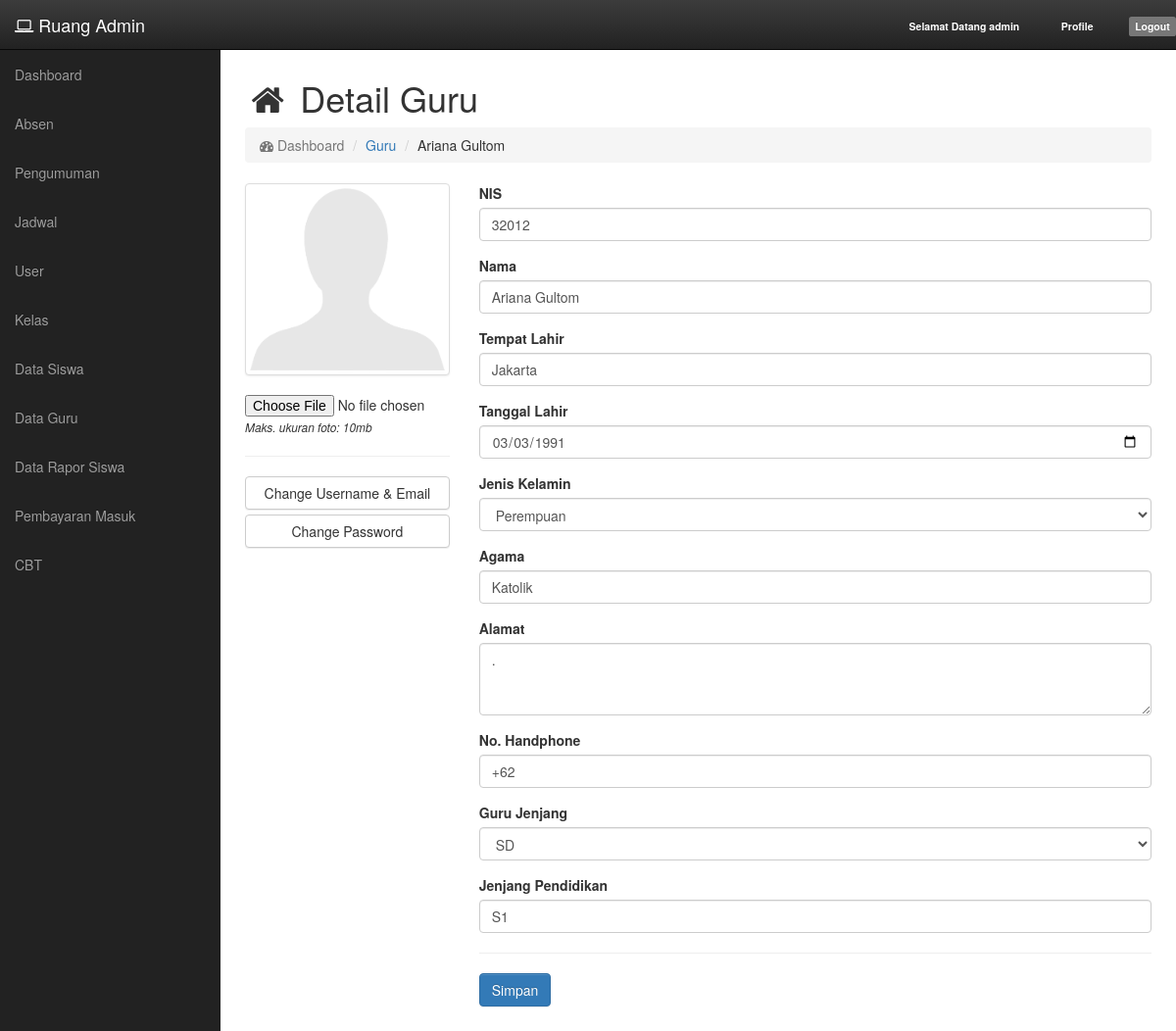
The app's page /guru/detail/1 (signed in) with its own data.
### tables this page shows
CREATE TABLE `tb_guru` (
  `guru_id` int(11) NOT NULL,
  `guru_nip` varchar(255) DEFAULT NULL,
  `guru_nama` varchar(255) DEFAULT NULL,
  `guru_tmp_lahir` varchar(255) DEFAULT NULL,
  `guru_tgl_lahir` date DEFAULT NULL,
  `guru_jenis_kelamin` int(11) DEFAULT NULL,
  `guru_agama` varchar(255) DEFAULT NULL,
  `guru_alamat` text,
  `guru_nohp` varchar(255) DEFAULT NULL,
  `guru_foto` varchar(255) DEFAULT NULL,
  `guru_jenjang` int(11) DEFAULT NULL,
  `guru_jenjang_pendidikan` varchar(128) DEFAULT NULL,
  `guru_uid` int(11) DEFAULT NULL
);

CREATE TABLE `tb_jenjang` (
  `jenjang_id` int(11) NOT NULL,
  `jenjang_nama` varchar(255) DEFAULT NULL
);

### app/core/Controller.php (called while the page is built, shortened)
<?php
class Controller {
	public function model($model) {
		return new $model;
	}
	public function view($view, $data = []) {
		require_once 'app/views/' . $view . '.php';
	}
}

### app/controllers/Guru.php (called while the page is built, shortened)
<?php
class Guru extends Controller {
	public function __construct() {
		$this->Jenjang_model = $this->model('Jenjang_model');
		$this->Guru_model = $this->model('Guru_model');
		$this->Kelas_model = $this->model('Kelas_model');
		$this->User_model = $this->model('User_model');
	}
	public function detail($id = NULL) {
		$data = [];
		$data['jenjang'] = $this->Jenjang_model->get();
		$data['kelas'] = $this->Kelas_model->get();
		if (!is_null($id)) {
			if (is_numeric($id)) {
				$data['guru'] = $this->Guru_model->get_by(['guru_id', $id]);
				$data['user'] = $this->User_model->get_by(['id', $data['guru']->guru_uid]);
			} else {
				header('Location: ' . base_url() . 'guru');
			}
		} else {
			header('Location: ' . base_url() . 'guru');
		}
		$this->view('guru/v_detail_guru', $data);
	}
}

### app/core/App.php (called while the page is built, shortened)
<?php
class App {
  protected $method = 'index';
  protected $params = [];
  public function __construct() {
    $url = $this->parseURL();
    if (file_exists('app/controllers/' . $url[0] . '.php')) {
      unset($url[0]);
    }
    $this->controller = new $this->controller;
    if (isset($url[1])) {
      if (method_exists($this->controller, $url[1])) {
        $this->method = $url[1];
        unset($url[1]);
      }
    }
    if (!empty($url)) {
      $this->params = array_values($url);
    }
    call_user_func_array([$this->controller, $this->method], $this->params);
  }
  public function parseURL() {
    if (isset($_GET['url'])) {
      $url = rtrim($_GET['url'], '/');
      $url = filter_var($url, FILTER_SANITIZE_URL);
      $url = explode('/', $url);
      return $url;
    }
  }
}

### index.php (called while the page is built, shortened)
<?php
$app = new App;

### app/helpers/eda_helper.php (called while the page is built, shortened)
<?php
if (!function_exists('base_url')) {
	function base_url($atRoot=FALSE, $atCore=FALSE, $parse=FALSE){
		if (isset($_SERVER['HTTP_HOST'])) {
			$http = isset($_SERVER['HTTPS']) && strtolower($_SERVER['HTTPS']) !== 'off' ? 'https' : 'http';
			$hostname = $_SERVER['HTTP_HOST'];
			$dir = str_replace(basename($_SERVER['SCRIPT_NAME']), '', $_SERVER['SCRIPT_NAME']);
			$core = preg_split('@/@', str_replace($_SERVER['DOCUMENT_ROOT'], '', realpath(dirname(__FILE__))), NULL, PREG_SPLIT_NO_EMPTY);
			$core = $core[0];
			$tmplt = $atRoot ? ($atCore ? "%s://%s/%s/" : "%s://%s/") : ($atCore ? "%s://%s/%s/" : "%s://%s%s");
			$end = $atRoot ? ($atCore ? $core : $hostname) : ($atCore ? $core : $dir);
			$base_url = sprintf( $tmplt, $http, $hostname, $end );
		}
		else $base_url = 'http://localhost/';
		return $base_url;
	}
}

### app/core/Model.php (called while the page is built, shortened)
<?php
class Model {
	private $host = DB_HOST;
	private $user = DB_USER;
	private $pass = DB_PASS;
	private $db_name = DB_NAME;
	private $dbh;
	private $stmt;
	public function __construct() {
		$dsn = 'mysql:host=' . $this->host . ';dbname=' . $this->db_name;
		$option = [
			PDO::ATTR_PERSISTENT => true,
			PDO::ATTR_ERRMODE => PDO::ERRMODE_EXCEPTION
		];
		try {
			$this->dbh = new PDO($dsn, $this->user, $this->pass, $option);
		} catch (PDOException $e) {
			die($e->getMessage());
		}
	}
	public function query($query) {
		$this->stmt = $this->dbh->prepare($query);
	}
	public function bind($param, $value, $type = NULL) {
		if (is_null($type)) {
			switch (true) {
				default:
					$type = PDO::PARAM_STR;
			}
		}
		$this->stmt->bindValue($param, $value, $type);
	}
	public function execute() {
		$this->stmt->execute();
	}
	public function result() {
		$this->execute();
		return $this->stmt->fetchAll(PDO::FETCH_ASSOC);
	}
	public function row() {
		$this->execute();
		return $this->stmt->fetch(PDO::FETCH_OBJ);
	}
}

### app/models/Guru_model.php (called while the page is built, shortened)
<?php
class Guru_model {
	private $table = 'tb_guru';
	private $db;
	public function __construct() {
		$this->db = new Model;
	}
	public function get_by($by) {
		$this->db->query('SELECT * FROM ' . $this->table . ' WHERE '.$by[0].'=:'.$by[0]);
		$this->db->bind($by[0], $by[1]);
		return $this->db->row();
	}
}

### app/models/Jenjang_model.php (called while the page is built, shortened)
<?php
class Jenjang_model {
	private $table = 'tb_jenjang';
	private $db;
	public function __construct() {
		$this->db = new Model;
	}
	public function get() {
		$this->db->query('SELECT * FROM ' . $this->table);
		return $this->db->result();
	}
}

### app/views/guru/v_detail_guru.php (the view, shortened to what this page needs)
<div id="page-wrapper">
	<div class="container-fluid">
		<div class="row">
			<div class="col-md-12">
				<h1><i class="fa fa-home fa-fw"></i> Detail Guru</h1>
				<ol class="breadcrumb">
	                <li class="active">
	                    <i class="fa fa-dashboard"></i> Dashboard
	                </li>
                    <li><a href="<?php echo base_url(); ?>guru">Guru</a></li>
                    <li><?php echo $data['guru']->guru_nama; ?></li>
                </ol>
			</div>
		</div>
		<div class="row">
			<div class="col-md-12"><?php Flash::flash_message(); ?></div>
		</div>
		<div class="row justify-content-center">
			<form action="<?php echo base_url(); ?>guru/add_update" method="post" enctype="multipart/form-data" style="width: 100%">
			<div class="col-md-3">
				<img src="<?php echo base_url(); ?>uploads/profile/<?php echo (isset($data['guru']->guru_foto) ? $data['guru']->guru_foto : 'user-default.png'); ?>" alt="" class="img-responsive thumbnail" width="100%">
				<input type="file" name="guru_foto" value="<?php echo (isset($data['guru']->guru_foto) ? (!is_null($data['guru']->guru_foto) ? $data['guru']->guru_foto : '') : ''); ?>">
				<p><small><i>Maks. ukuran foto: 10mb</i></small></p>
				<hr>
				<button type="button" class="btn btn-default btn-block" data-toggle="modal" data-target="#changeUseremail">Change Username & Email</button>
				<button type="button" class="btn btn-default btn-block" data-toggle="modal" data-target="#changePassword">Change Password</button>
			</div>
			<div class="col-md-9">
				<div class="form-group">
					<label>NIS</label>
					<input type="text" name="guru_nip" class="form-control" placeholder="NIS" value="<?php echo (isset($data['guru']->guru_nip) ?  $data['guru']->guru_nip : '' ); ?>" required>
				</div>
				<div class="form-group">
					<label>Nama</label>
					<input type="text" name="guru_nama" class="form-control" placeholder="Nama" value="<?php echo (isset($data['guru']->guru_nama) ? $data['guru']->guru_nama : '' ); ?>" required>
				</div>
				<div class="form-group">
					<label>Tempat Lahir</label>
					<input type="text" name="guru_tmp_lahir" class="form-control" placeholder="Tempat Lahir" value="<?php echo (isset($data['guru']->guru_tmp_lahir) ? $data['guru']->guru_tmp_lahir : '' ); ?>" required>
				</div>
				<div class="form-group">
					<label>Tanggal Lahir</label>
					<input type="date" name="guru_tgl_lahir" class="form-control" placeholder="Tanggal Lahir" value="<?php echo (isset($data['guru']->guru_tgl_lahir) ? $data['guru']->guru_tgl_lahir : '' ); ?>" required>
				</div>
				<div class="form-group">
					<label>Jenis Kelamin</label>
					<select name="guru_jenis_kelamin" class="form-control" id="">
						<option value="2" <?php echo (isset($data['guru']->guru_jenis_kelamin) ? ($data['guru']->guru_jenis_kelamin == 2 ?  'selected' : '') : '' ); ?>>Perempuan</option>
					</select>
				</div>
				<div class="form-group">
					<label>Agama</label>
					<input type="text" name="guru_agama" class="form-control" placeholder="Agama" value="<?php echo (isset($data['guru']->guru_agama) ? $data['guru']->guru_agama : '' ); ?>" required>
				</div>
				<div class="form-group">
					<label>Alamat</label>
					<textarea name="guru_alamat" id="" cols="30" rows="3" class="form-control" placeholder="Alamat" required><?php echo (isset($data['guru']->guru_alamat) ? $data['guru']->guru_alamat : '' ); ?></textarea>
				</div>
				<div class="form-group">
					<label>No. Handphone</label>
					<input type="text" name="guru_nohp" class="form-control" placeholder="No. Handphone" value="<?php echo (isset($data['guru']->guru_nohp) ? $data['guru']->guru_nohp : '' ); ?>" required>
				</div>
				<div class="form-group">
					<label>Guru Jenjang</label>
					<select name="guru_jenjang" class="form-control" id="">
						<?php foreach($data['jenjang'] as $key => $jenjang) : ?>
							<option value="<?php echo $jenjang['jenjang_id']; ?>" <?php echo (isset($data['guru']->guru_jenjang) ? ($data['guru']->guru_jenjang == $jenjang['jenjang_id'] ?  'selected' : '') : '' ); ?>><?php echo $jenjang['jenjang_nama']; ?></option>
						<?php endforeach; ?>
					</select>
				</div>
				<div class="form-group">
					<label>Jenjang Pendidikan</label>
					<input type="text" name="guru_jenjang_pendidikan" class="form-control" placeholder="Jenjang Pendidikan" value="<?php echo (isset($data['guru']->guru_jenjang_pendidikan) ? $data['guru']->guru_jenjang_pendidikan : '' ); ?>" required>
				</div>
				<hr>
				<div class="form-group">
					<input type="submit" class="btn btn-primary" value="Simpan">
				</div>
			</div>
			</form>
		</div>
	</div>

### assets/css/cssadmin.css (style rules this page uses)
body { margin-top: 150px; background-color: #fff; }
#page-wrapper { width: 100%; height: 100%; padding: 0; background-color: #fff; }
@media (min-width:768px) { body { margin-top: 50px; } }
@media (min-width:768px) { #page-wrapper { padding: 10px; } }

### records on screen
tb_guru: guru_nama "Ariana Gultom", guru_foto (placeholder picture), guru_nip "32012", guru_tmp_lahir "Jakarta", guru_tgl_lahir "03/03/1991", guru_jenis_kelamin "Perempuan", guru_agama "Katolik", guru_alamat ".", guru_nohp "+62", guru_jenjang "SD", guru_jenjang_pendidikan "S1"

### other values on screen
$_SESSION['username'] "admin"
